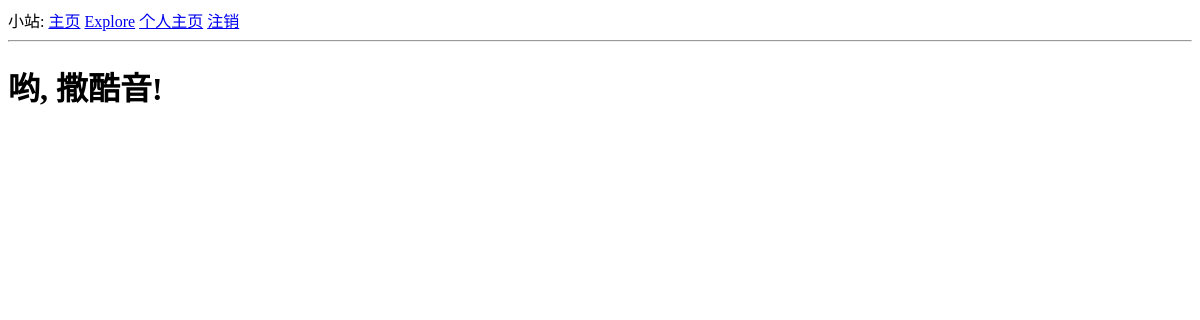
The page /explore (signed in) on the database as committed earlier.
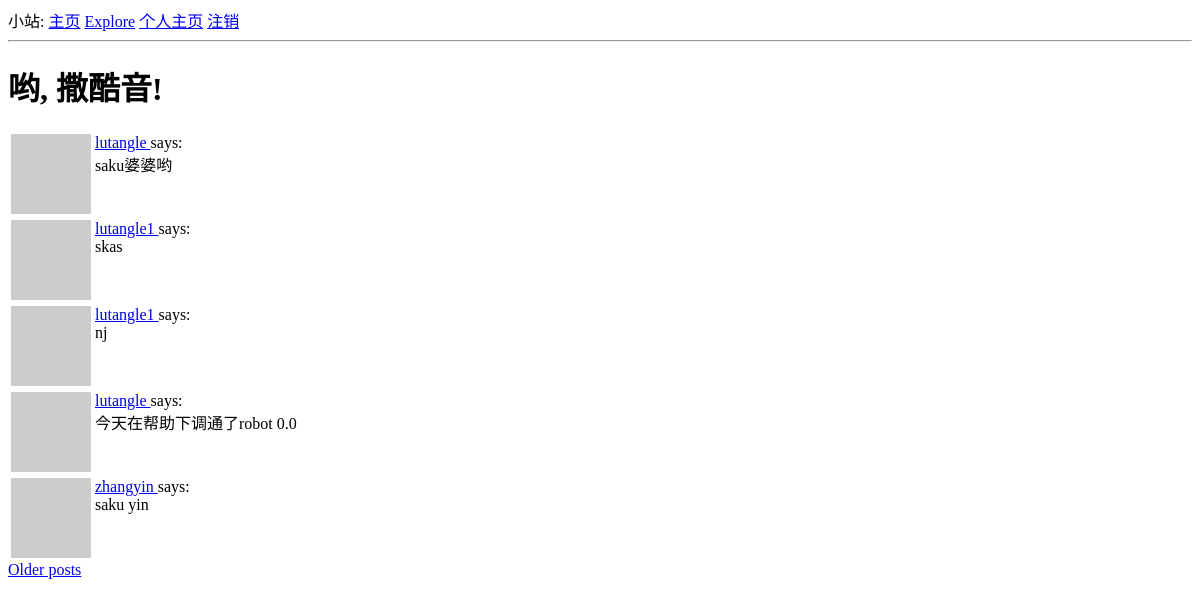
The same page on the database as committed later.
### app/models.py (models this page shows, shortened)
class User(UserMixin, db.Model):
    id = db.Column(db.Integer, primary_key=True)
    username = db.Column(db.String(64), index=True, unique=True)
    email = db.Column(db.String(120), index=True, unique=True)
    password_hash = db.Column(db.String(128))
    posts = db.relationship('Post', backref='author', lazy='dynamic')
    about_me = db.Column(db.String(140))
    last_seen = db.Column(db.DateTime, default=datetime.utcnow)
    followed = db.relationship(
        'User', secondary=followers,
        primaryjoin=(followers.c.follower_id == id),
        secondaryjoin=(followers.c.followed_id == id),
        backref=db.backref('followers', lazy='dynamic'), lazy='dynamic')
    def avatar(self, size):
        digest = md5(self.email.lower().encode('utf-8')).hexdigest()
        return 'https://www.gravatar.com/avatar/{}?d=identicon&s={}'.format(
            digest, size)

class Post(db.Model):
    id = db.Column(db.Integer, primary_key=True)
    body = db.Column(db.String(140))
    timestamp = db.Column(db.DateTime)
    user_id = db.Column(db.Integer, db.ForeignKey('user.id'))

### app/routes.py (the view)
@app.route('/explore')
@login_required
def explore():
    page = request.args.get('page', 1, type=int)
    posts = Post.query.order_by(Post.timestamp.asc()).paginate(   #为什么desc，asc都是反的顺序？
       page, app.config['POSTS_PER_PAGE'], False)
    next_url = url_for('explore', page=posts.next_num) \
        if posts.has_next else None
    prev_url = url_for('explore', page=posts.prev_num) \
        if posts.has_prev else None
    return render_template('index.html', title='Explore', posts=posts.items,
                        next_url=next_url, prev_url=prev_url)

### app/models.py (called while the page is built)
@login.user_loader
def load_user(id):
    return User.query.get(int(id))

### app/routes.py (called while the page is built)
@app.before_request
def before_request():
    if current_user.is_authenticated:
        current_user.last_seen = datetime.now()
        db.session.commit()

### app/templates/index.html (shortened to what this page needs)
{% extends "base.html" %}
{% block content %}
    <h1>哟, {{ current_user.username }}!</h1>
    {% for post in posts %}
    {% include '_post.html' %}
    {% endfor %}
    {% if next_url %}
    <a href="{{ next_url }}">Older posts</a>
    {% endif %}
    {% endblock %}

### app/templates/base.html (shortened to what this page needs)
<html>
    <head>
    </head>
    <body>
        <div>
            小站:
            <a href="{{ url_for('index') }}">主页</a>
            <a href="{{ url_for('explore') }}">Explore</a>
            {% if current_user.is_anonymous %}
            <a href="{{ url_for('login') }}">登录</a>
            {% else %}
            <a href="{{ url_for('user', username=current_user.username) }}">个人主页</a>
            <a href="{{ url_for('logout') }}">注销</a>
            {% endif %}
        </div>
        <hr>
        {% block content %}{% endblock %}
    </body>
</html>

### app/templates/_post.html
    <table>
        <tr valign="top">
            <td><img src="{{ post.author.avatar(36) }}"></td>
            <td>
            	<a href="{{ url_for('user', username=post.author.username) }}">
            	{{ post.author.username }}
            	</a>
            says:<br>{{ post.body }}</td>
        </tr>
    </table>

Rows that differ between the two databases and show on the page:
added Post: author.username "lutangle", body "saku婆婆哟"
added Post: author.username "lutangle1", body "skas"
added Post: author.username "lutangle1", body "nj"
added Post: author.username "lutangle", body "今天在帮助下调通了robot 0.0"
added Post: author.username "zhangyin", body "saku yin"
Other text that changed with them:
text now shown: "Older posts"
